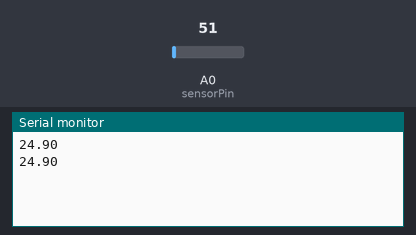
A sketch run on a simulated Arduino Uno, built with avr-gcc and run on an emulated ATmega328P. Shown: the last lines printed to the serial monitor. The test bench sets the inputs (shaded band); at power-on: A0 (sensorPin) = 51.

Above: at 1.8 s.
1.9 s: A0 (sensorPin) set to 61
At 2.8 s:
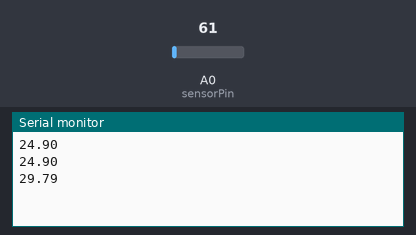
3.4 s: A0 (sensorPin) set to 71
At 4.5 s:
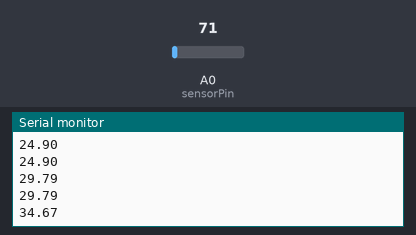
Timing chart, 0 to 6.4 s (numbered marks = the images above; inputs shaded):
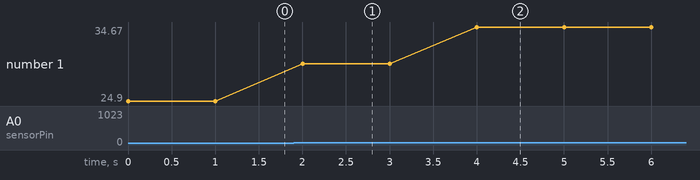

The sketch:

sevro_BienTro.ino
```cpp
int sensorPin = A0;// chân analog kết nối tới cảm biến LM35

void setup() {
  Serial.begin(9600);  //Khởi động Serial ở mức baudrate 9600
  // Bạn không cần phải pinMode cho các chân analog trước khi dùng nó
}

void loop() {
 //đọc giá trị từ cảm biến LM35
 int reading = analogRead(sensorPin);

 //tính ra giá trị hiệu điện thế (đơn vị Volt) từ giá trị cảm biến
 float voltage = reading * 5.0 / 1024.0;

 // ở trên mình đã giới thiệu, cứ mỗi 10mV = 1 độ C.
 // Vì vậy nếu biến voltage là biến lưu hiệu điện thế (đơn vị Volt)
 // thì ta chỉ việc nhân voltage cho 100 là ra được nhiệt độ!


 Serial.println(voltage*100);
 /*Mẹo:
   Các bạn phaỉ khai báo phần thực cho toàn bộ các số thực nhé!
 */
 delay(1000);//đợi 1 giây cho lần đọc tiếp theo
}
```

Measured:
- after the input at 1.9 s, the serial monitor: prints a new line after 0.10 s (image 1)
- after the input at 3.4 s, the serial monitor: prints a new line after 0.60 s (image 2)
- plotted number 1: 24.9 → 29.79 after the input at 1.9 s, 29.79 → 34.67 after the input at 3.4 s
